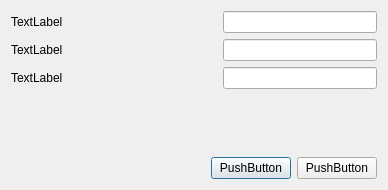
<?xml version="1.0" encoding="UTF-8"?>
<ui version="4.0">
 <class>Dialog</class>
 <widget class="QDialog" name="Dialog">
  <property name="geometry">
   <rect>
    <x>0</x>
    <y>0</y>
    <width>388</width>
    <height>190</height>
   </rect>
  </property>
  <property name="windowTitle">
   <string>Dialog</string>
  </property>
  <layout class="QVBoxLayout" name="verticalLayout">
   <item>
    <layout class="QHBoxLayout" name="horizontalLayout">
     <item>
      <widget class="QLabel" name="label_1">
       <property name="text">
        <string>TextLabel</string>
       </property>
      </widget>
     </item>
     <item>
      <spacer name="horizontalSpacer">
       <property name="orientation">
        <enum>Qt::Orientation::Horizontal</enum>
       </property>
       <property name="sizeHint" stdset="0">
        <size>
         <width>40</width>
         <height>20</height>
        </size>
       </property>
      </spacer>
     </item>
     <item>
      <widget class="QLineEdit" name="lineEdit_1"/>
     </item>
    </layout>
   </item>
   <item>
    <layout class="QHBoxLayout" name="horizontalLayout_2">
     <item>
      <widget class="QLabel" name="label_2">
       <property name="text">
        <string>TextLabel</string>
       </property>
      </widget>
     </item>
     <item>
      <spacer name="horizontalSpacer_2">
       <property name="orientation">
        <enum>Qt::Orientation::Horizontal</enum>
       </property>
       <property name="sizeHint" stdset="0">
        <size>
         <width>40</width>
         <height>20</height>
        </size>
       </property>
      </spacer>
     </item>
     <item>
      <widget class="QLineEdit" name="lineEdit_2"/>
     </item>
    </layout>
   </item>
   <item>
    <layout class="QHBoxLayout" name="horizontalLayout_3">
     <item>
      <widget class="QLabel" name="label_3">
       <property name="text">
        <string>TextLabel</string>
       </property>
      </widget>
     </item>
     <item>
      <spacer name="horizontalSpacer_3">
       <property name="orientation">
        <enum>Qt::Orientation::Horizontal</enum>
       </property>
       <property name="sizeHint" stdset="0">
        <size>
         <width>40</width>
         <height>20</height>
        </size>
       </property>
      </spacer>
     </item>
     <item>
      <widget class="QLineEdit" name="lineEdit_3"/>
     </item>
    </layout>
   </item>
   <item>
    <spacer name="verticalSpacer">
     <property name="orientation">
      <enum>Qt::Orientation::Vertical</enum>
     </property>
     <property name="sizeHint" stdset="0">
      <size>
       <width>20</width>
       <height>71</height>
      </size>
     </property>
    </spacer>
   </item>
   <item>
    <layout class="QHBoxLayout" name="horizontalLayout_4">
     <item>
      <spacer name="horizontalSpacer_4">
       <property name="orientation">
        <enum>Qt::Orientation::Horizontal</enum>
       </property>
       <property name="sizeHint" stdset="0">
        <size>
         <width>40</width>
         <height>20</height>
        </size>
       </property>
      </spacer>
     </item>
     <item>
      <widget class="QPushButton" name="pushButton_1">
       <property name="text">
        <string>PushButton</string>
       </property>
      </widget>
     </item>
     <item>
      <widget class="QPushButton" name="pushButton_2">
       <property name="text">
        <string>PushButton</string>
       </property>
      </widget>
     </item>
    </layout>
   </item>
  </layout>
 </widget>
 <resources/>
 <connections/>
</ui>
